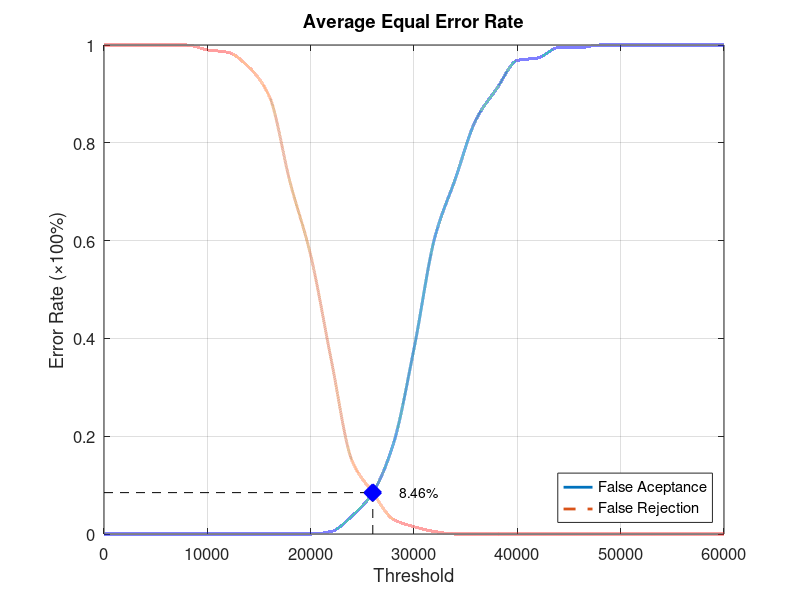
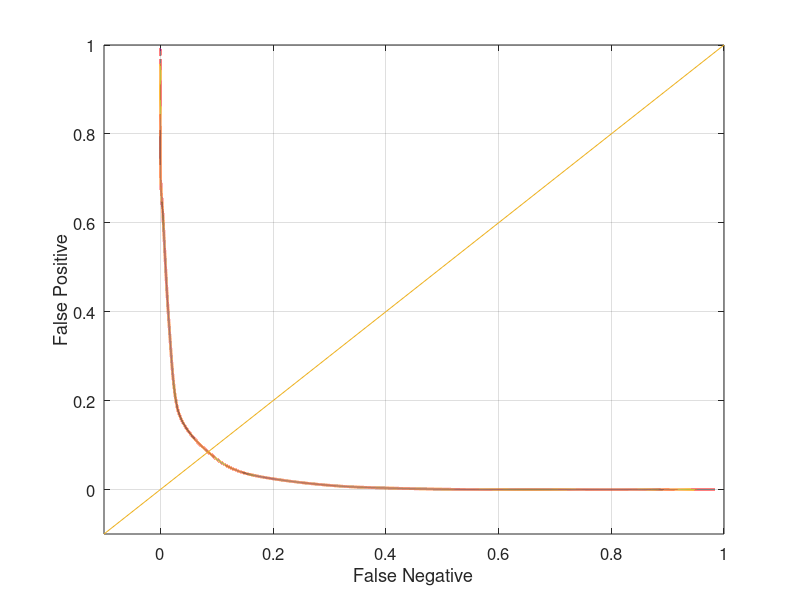

The MATLAB source for these figures, in order:
function yEER = Database3_3
close all;
clear;
clc;
x = 0:2000:60000;
xq = 0:0.5:60000;

y0 = [0 0 0 0 0 0 0 0 0 0 0 0.00526316 0.0368421 0.0842105 0.184211 0.378947 0.605263 0.726316 0.847368 0.910526 0.968421 0.973684 0.994737 0.994737 1 1 1 1 1 1 1];
yy0 = interp1(x, y0, xq, 'pchip');
y1 = [1 1 1 1 1 0.99 0.985 0.955 0.895 0.72 0.57 0.355 0.15 0.085 0.03 0.015 0.005 0 0 0 0 0 0 0 0 0 0 0 0 0 0];
yy1 = interp1(x, y1, xq, 'pchip');

% Calculating EER: 
y2 = abs(y0 - y1);
find(y2 == min(y2))
yy2 = abs(yy0 - yy1);
xEER = find(yy2 == min(yy2));
xEERIndex = xq(xEER) % X-axis EER
yEER = yy0(xEER) % Y-axis EER

main = figure
plot(xq, yy0,'-','LineWidth', 2);	hold on
plot(xq, yy1,'--','LineWidth', 2);	hold on
plot([xEERIndex xEERIndex], [0 yEER], 'k--');	hold on
plot([0 xEERIndex], [yEER yEER], 'k--');	hold on
plot(xEERIndex, yEER, 'bx', 'LineWidth', 10);	hold on
text(xEERIndex + 10 * xEERIndex / 100, yEER, [num2str(round((10000 * yEER)) / 100) '%'])
legend('False Aceptance', 'False Rejection', 'Location', 'SouthEast')
xlabel('Threshold')
ylabel('Error Rate (\times100%)')
title('Average Equal Error Rate')
set(gca, 'FontSize', 12)
axis([0 60000 0 1])
grid on

print(main, 'Database3_3Main', '-dpng');
FNRxFPR = figure('Color', [1 1 1]);
plot(yy1, yy0, '-', yy1, yy0, 'LineWidth', 2);
hold on
y = -0.1:0.1:1
plot(y, y); 
set(gca, 'FontSize', 12)
xlabel('False Negative')
ylabel('False Positive')
axis([-0.1 1 -0.1 1])
set(gca, 'FontSize', 12)
grid on

print(FNRxFPR, 'Database3_3FNRxFPR','-dpng');
end
